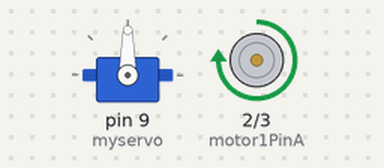
A sketch run on a simulated Arduino Uno, built with avr-gcc and run on an emulated ATmega328P. Parts: servo, motor-driver pin pairs drawn as motors (green arrow = first pin HIGH = forward, orange = second pin HIGH = backward, longer = more drive, scaled by the enable pin).

Above: at 0.05 s.
At 9.95 s:
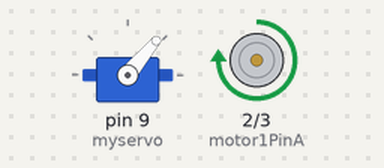
At 19.95 s:
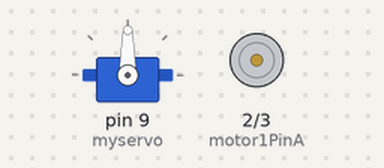
Timing chart, 0 to 26.0 s (numbered marks = the images above):
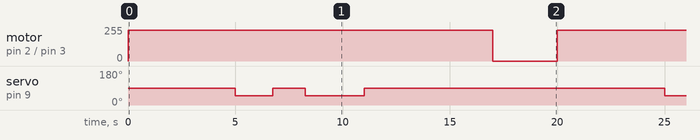

Measured:
- by itself, motor on pin 2 (motor1PinA) / pin 3 (motor1PinB): alternates forward 232/255 for 17.0 s and stopped for 3.0 s
- by itself, servo on pin 9 (myservo): repeats every 20.0 s: 90° 1.5 s, 50° 2.8 s, 90° 14.0 s, 50° 1.8 s

The sketch:

car-track.ino
```cpp
#include <Servo.h>

Servo myservo;

int motor1PinA = 2;
int motor1PinB = 3;
int enablePin = 11;

void setup() {
  myservo.attach(9);
  pinMode(motor1PinA, OUTPUT);
  pinMode(motor1PinB, OUTPUT);
  pinMode(enablePin, OUTPUT);
  analogWrite(enablePin, 1000);
}

void move_forward() {
  digitalWrite(motor1PinA, HIGH);
  digitalWrite(motor1PinB, LOW);
}

void move_backward() {
  digitalWrite(motor1PinA, LOW);
  digitalWrite(motor1PinB, HIGH);
}

void wheel_forward() {
  myservo.write(90);
}

void wheel_left() {
  myservo.write(50);
}

void wheel_right() {
  myservo.write(130);
}

void stop_move() {
  digitalWrite(motor1PinA, LOW);
  digitalWrite(motor1PinB, LOW);
}

void loop() {
  wheel_forward();
  move_forward();
  delay(5000);
  wheel_left();
  delay(1750);
  wheel_forward();
  delay(1500);
  wheel_left();
  delay(2750);
  wheel_forward();
  delay(6000);
  stop_move();
  delay(3000);
}
```
